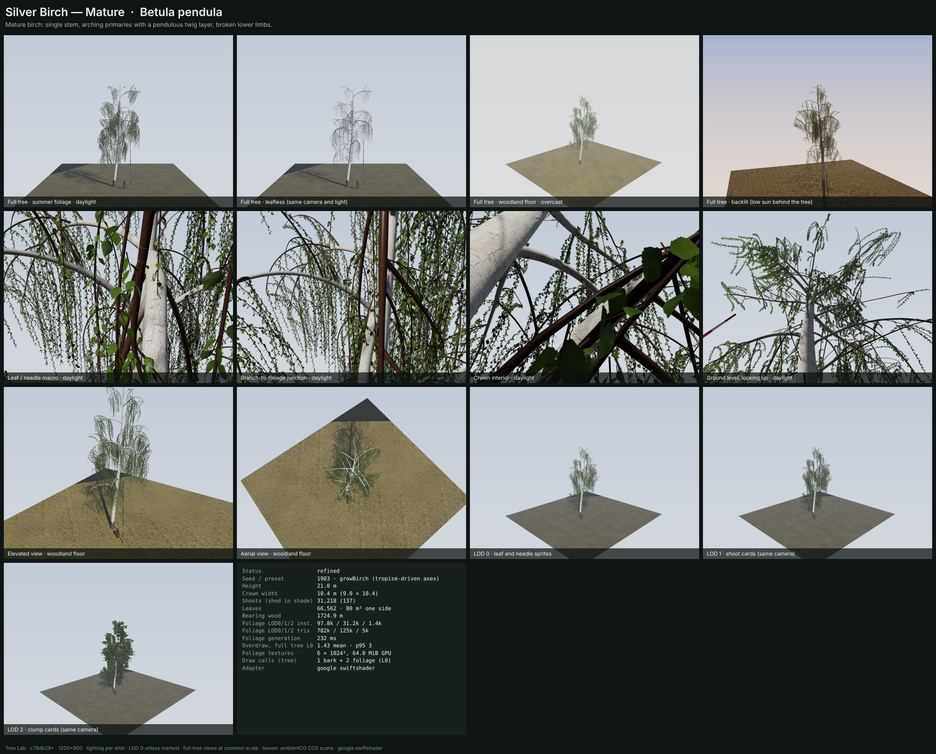
#> input picture dev/tree-lab/review/birch-foliage-sheet.png, 936 x 754 px, shrunk from 2450 x 1972 before the run
$ python coverage_single.py ../review/birch-foliage-sheet.png
#> lines starting #> are read from the running program, lines starting #| are printed output that depends on the picture; after the words box and inside, x2 and y2 are one past the last pixel; in counts of white or black regions, pixels touching at a corner belong together
"""Crown coverage of single silhouette renders (tools/lod_metrics.py definitions, each image against its own envelope):
threshold-based (silhouette pixels ≥ 65 % covered) and integrated fractional coverage (Σ coverage / envelope).
  python3 dev/tree-lab/tools/coverage_single.py <sil.png> ..."""
import sys, json
import numpy as np
from PIL import Image
from scipy import ndimage
def cov(p, env_from=None):
#> called with p = '../review/birch-foliage-sheet.png'
    g = np.asarray(Image.open(p).convert('L')).astype(np.float64) / 255
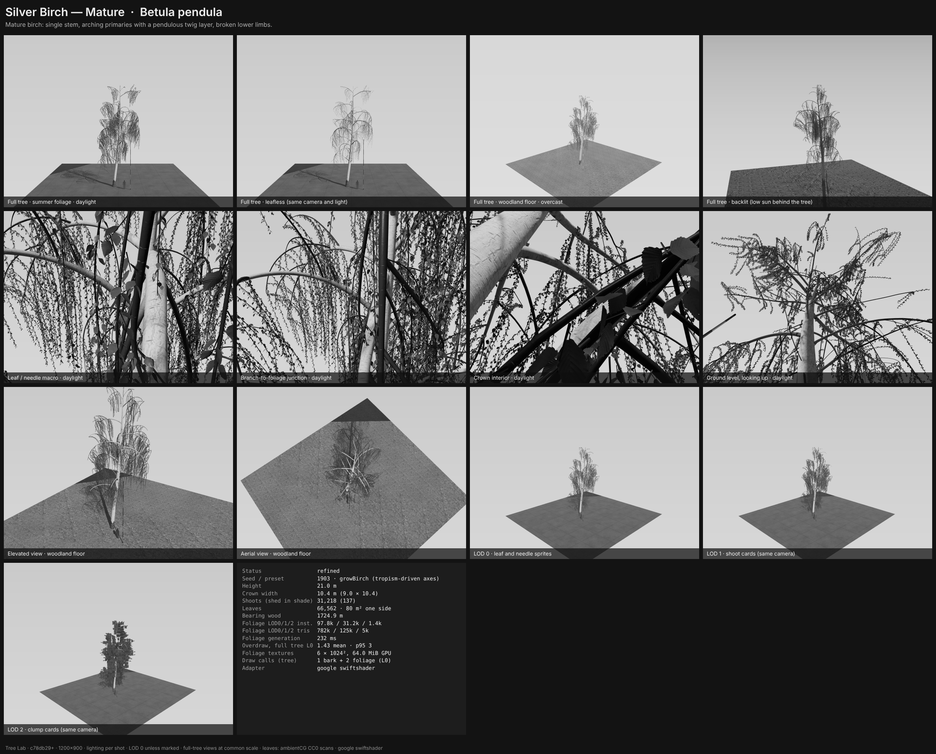
#> g: shape (754, 936) float64; min 0, max 1, mean 0.485
    sil = g < 0.35; f = np.clip((0.92 - g) / 0.92, 0, 1)   # silhouette mode: tree 0 on a 0.92 ground
#> after `sil = g < 0.35`:
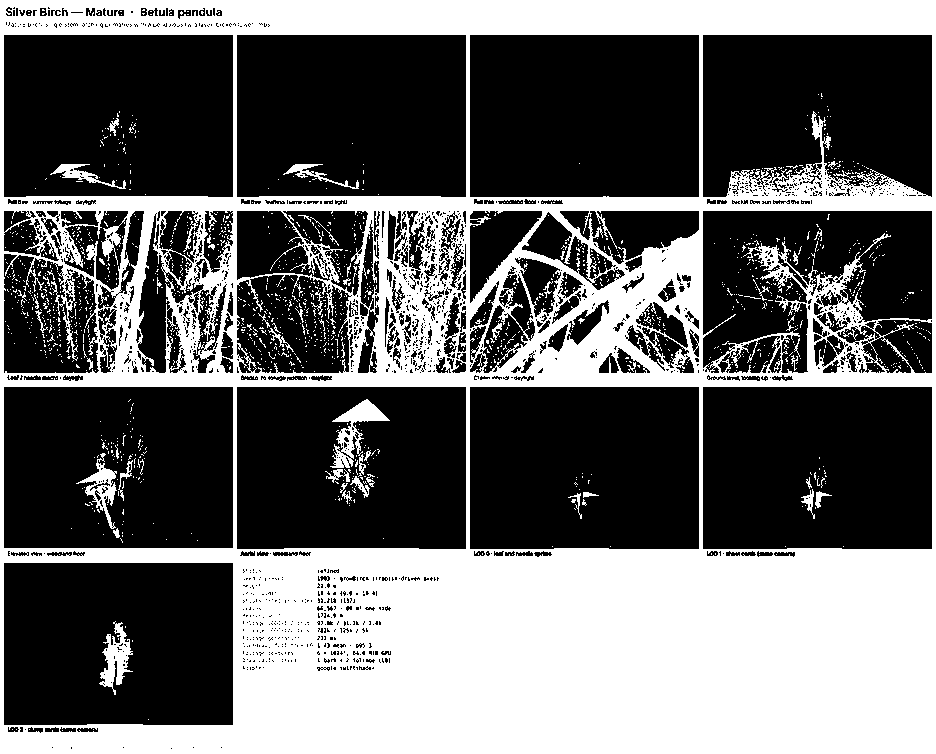
#> sil: shape (754, 936) bool; 39.5% white; 1540 white regions (1480 under 20 px), largest, box (x1, y1, x2, y2) and area: (0, 0, 936, 754) 268229, (330, 399, 390, 468) 1348, (99, 621, 133, 695) 1094
#> after `f = np.clip((0.92 - g) / 0.92, 0, 1)`:
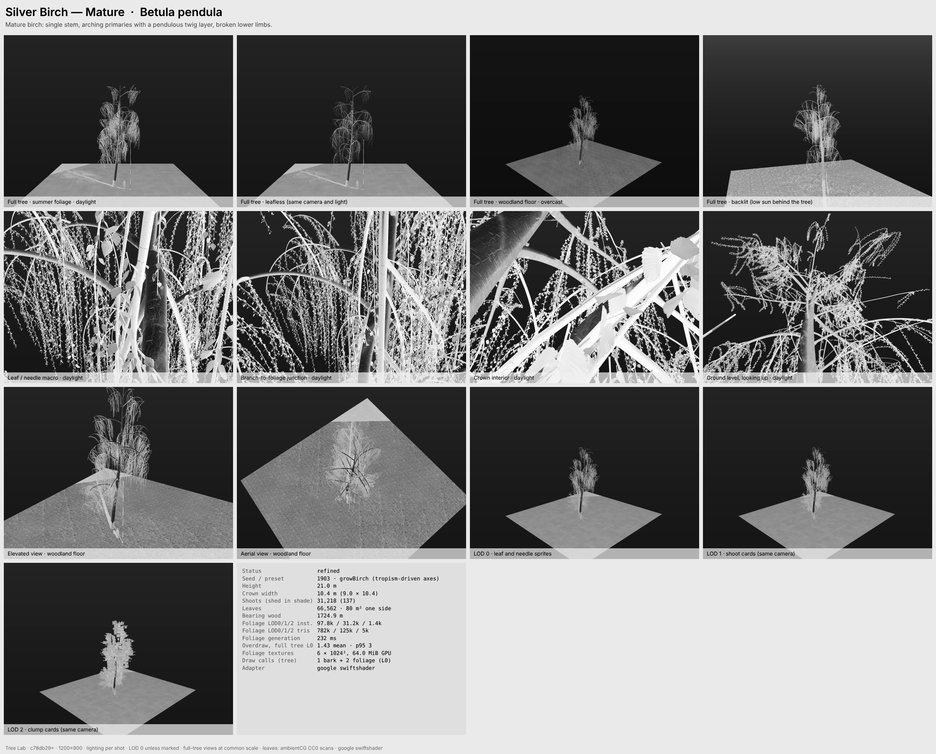
#> f: shape (754, 936) float64; min 0, max 1, mean 0.473
    r_ = max(3, int(g.shape[0] * 0.035)); yy, xx = np.mgrid[-r_:r_ + 1, -r_:r_ + 1]
#> after `r_ = max(3, int(g.shape[0] * 0.035))`: r_ = 26
    env = ndimage.binary_fill_holes(ndimage.binary_closing(sil if env_from is None else env_from, structure=(xx * xx + yy * yy) <= r_ * r_))
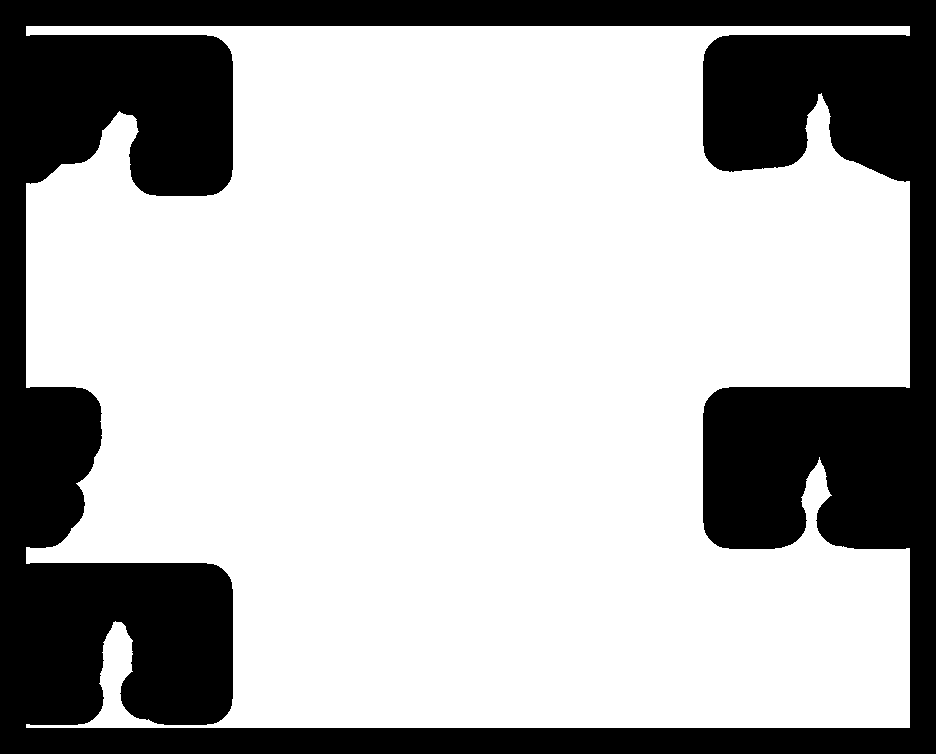
#> env: shape (754, 936) bool; 70.1% white; 1 black region, box (x1, y1, x2, y2) and area: (0, 0, 936, 754) 211031
    return sil, {'threshold': round(sil.sum() / env.sum() * 100, 1), 'fractional': round(f[env].sum() / env.sum() * 100, 1)}
if __name__ == '__main__':
    for p in sys.argv[1:]: print(p.split('/')[-1], json.dumps(cov(p)[1]))

$ run again, on dev/tree-lab/review/compare-b-c.png
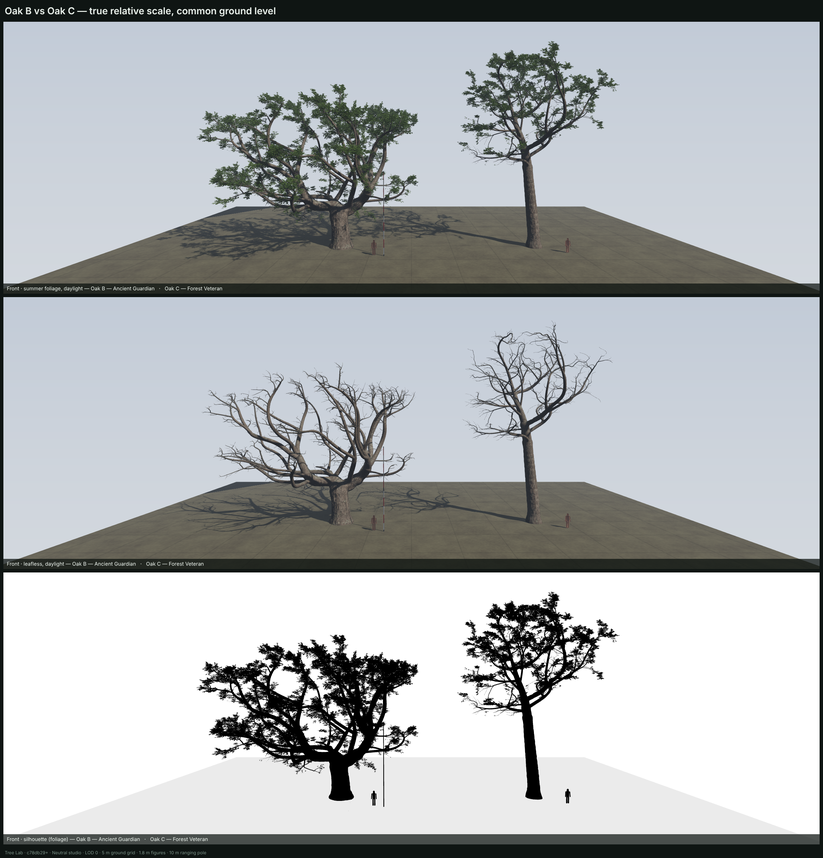
#> input picture dev/tree-lab/review/compare-b-c.png, 823 x 858 px, shrunk from 2420 x 2524 before the run
#> in cov, `sil = g < 0.35`:
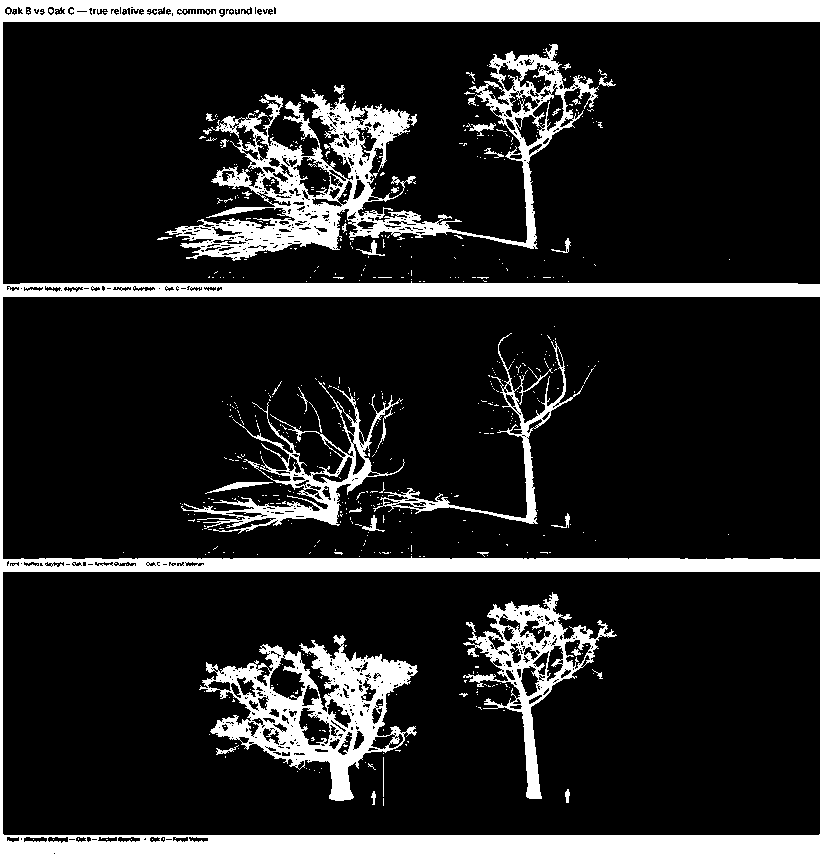
#> sil: shape (858, 823) bool; 15.9% white; 599 white regions (559 under 20 px), largest, box (x1, y1, x2, y2) and area: (0, 0, 823, 858) 62289, (165, 44, 599, 261) 19997, (199, 635, 418, 801) 12545
#> in cov, `env = ndimage.binary_fill_holes(ndimage.binary_closing(sil if env_from..`:
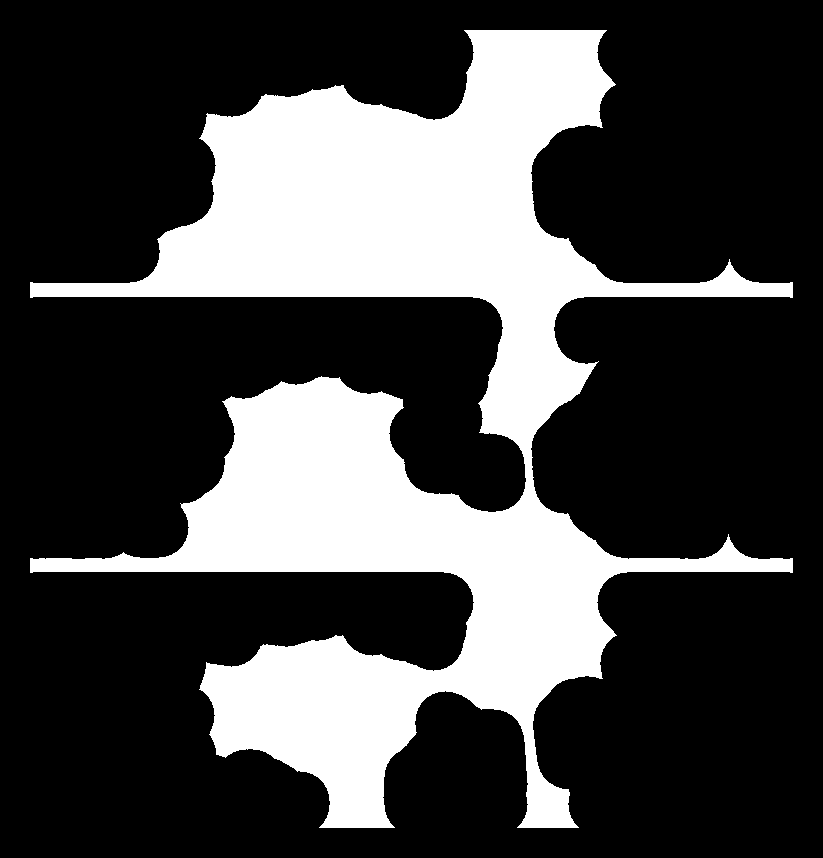
#> env: shape (858, 823) bool; 28.2% white; 1 white region, box (x1, y1, x2, y2) and area: (30, 30, 793, 828) 198780

$ run again, on dev/tree-lab/review/compare-oaks.png
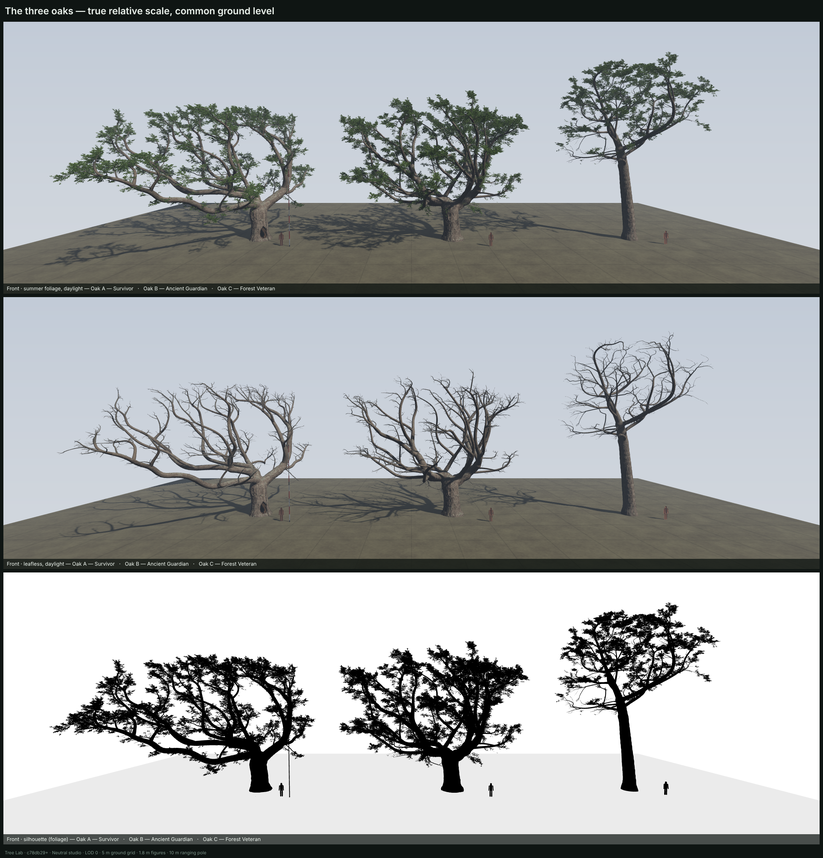
#> input picture dev/tree-lab/review/compare-oaks.png, 823 x 858 px, shrunk from 2420 x 2524 before the run
#> in cov, `sil = g < 0.35`:
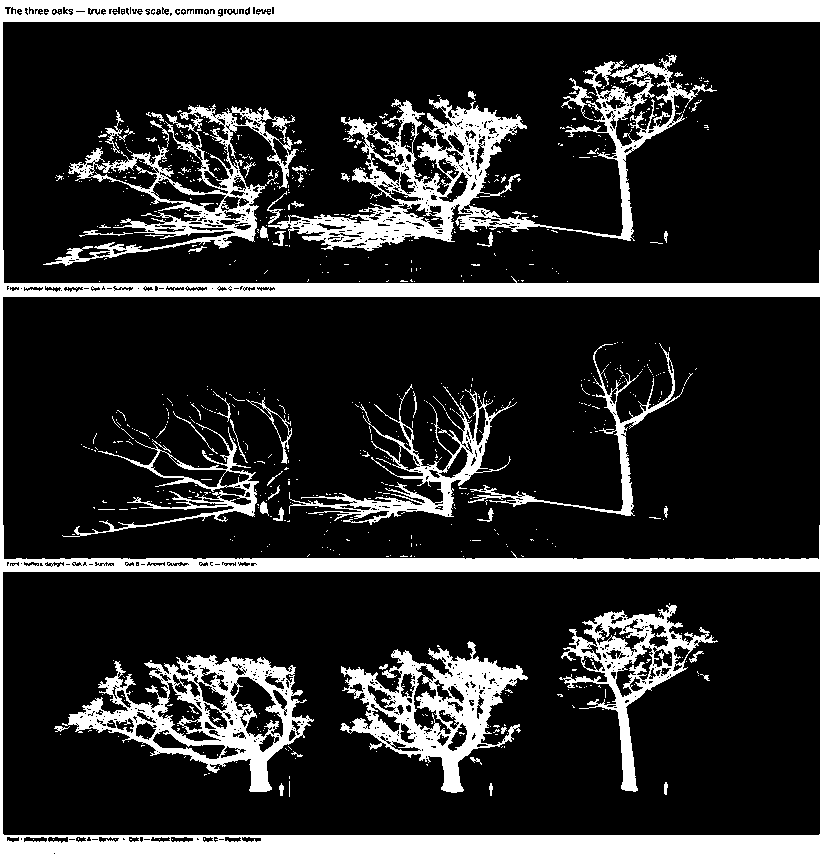
#> sil: shape (858, 823) bool; 18.2% white; 852 white regions (785 under 20 px), largest, box (x1, y1, x2, y2) and area: (0, 0, 823, 858) 62223, (268, 55, 717, 251) 16767, (62, 655, 314, 792) 10626
#> in cov, `env = ndimage.binary_fill_holes(ndimage.binary_closing(sil if env_from..`:
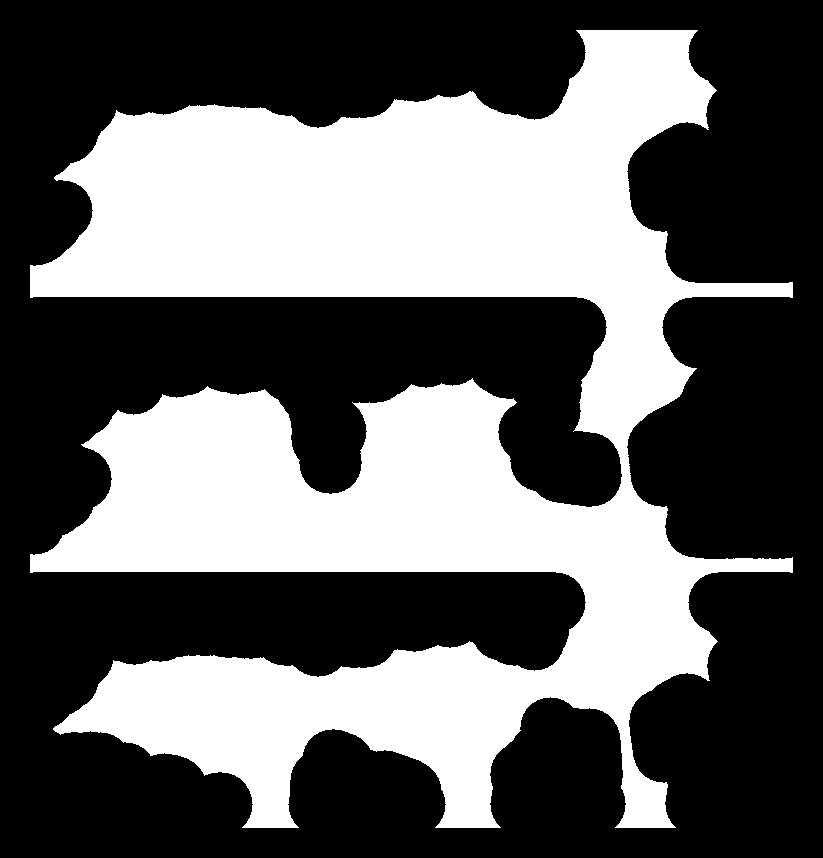
#> env: shape (858, 823) bool; 39.7% white; 1 white region, box (x1, y1, x2, y2) and area: (30, 30, 793, 828) 280099

$ run again, on dev/tree-lab/review/lab-mobile.png
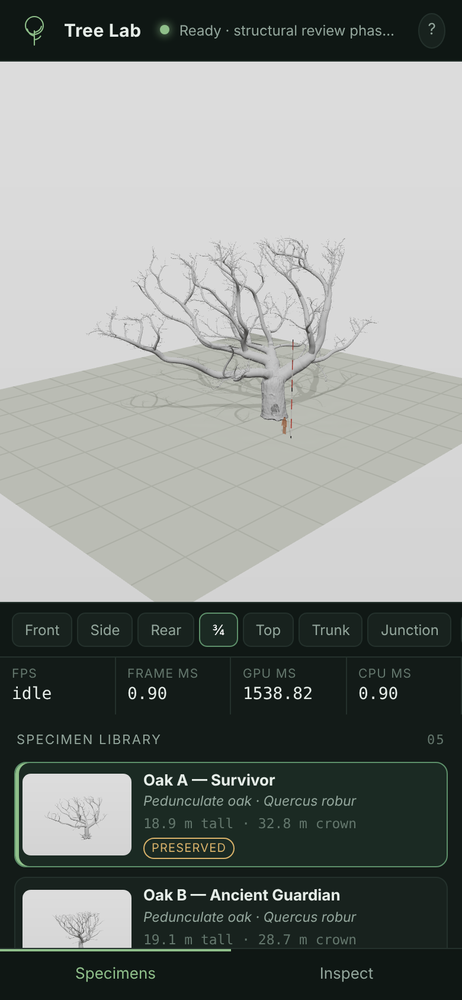
#> input picture dev/tree-lab/review/lab-mobile.png, 462 x 1000 px, shrunk from 780 x 1688 before the run
#> in cov, `sil = g < 0.35`:
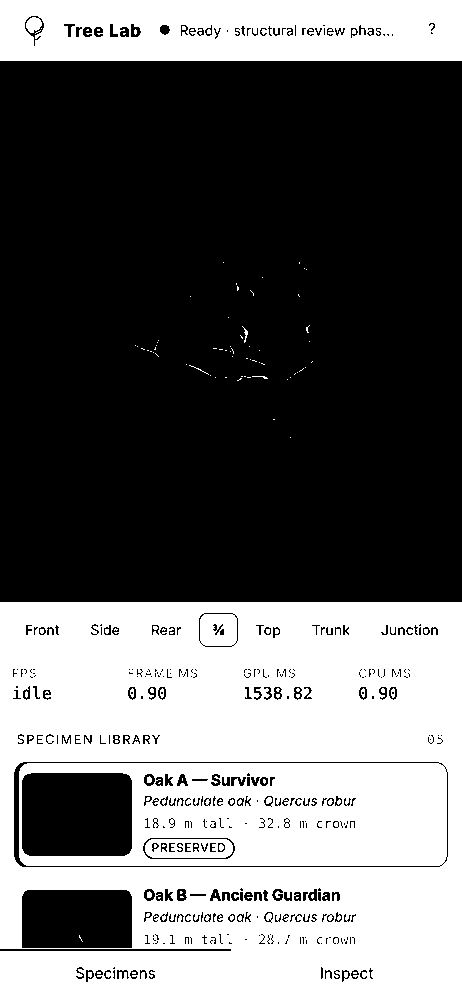
#> sil: shape (1000, 462) bool; 40.4% white; 129 white regions (113 under 20 px), largest, box (x1, y1, x2, y2) and area: (0, 602, 462, 1000) 157401, (0, 0, 462, 61) 26830, (145, 839, 233, 858) 1281
#> in cov, `env = ndimage.binary_fill_holes(ndimage.binary_closing(sil if env_from..`:
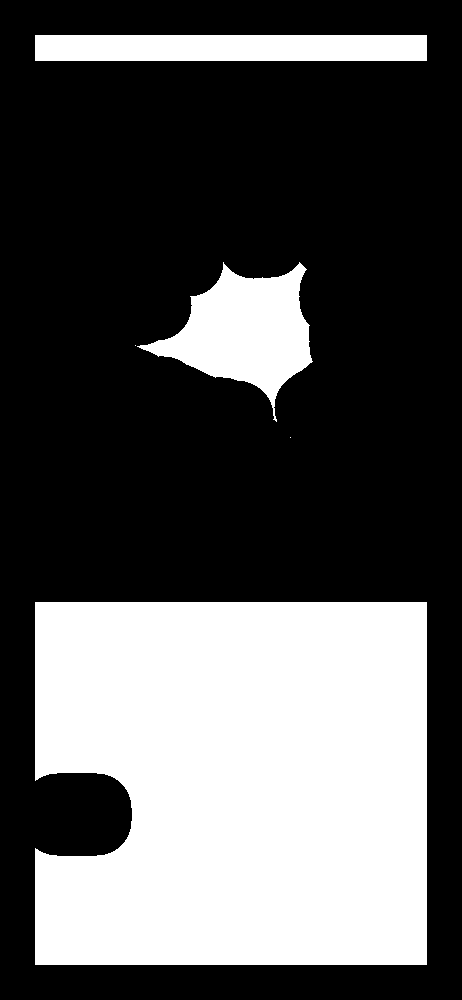
#> env: shape (1000, 462) bool; 34.2% white; 5 white regions (2 under 20 px), largest, box (x1, y1, x2, y2) and area: (35, 602, 427, 965) 134977, (137, 262, 313, 422) 12810, (35, 35, 427, 61) 10192
